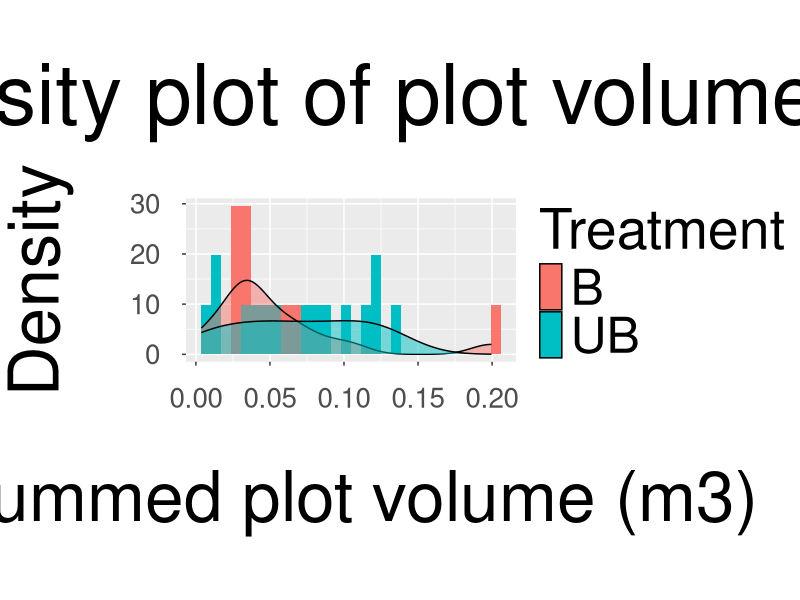
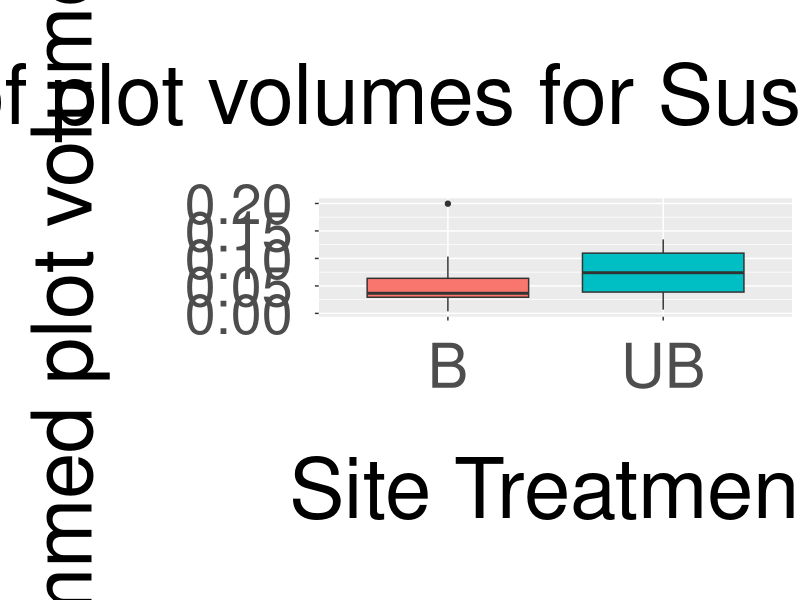
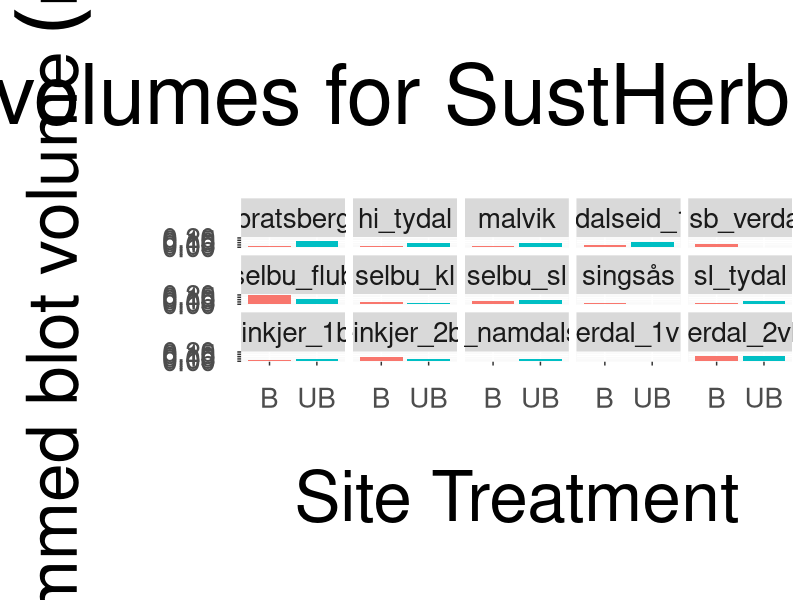

These figures' R source, in order: (Note: this script raises an error after producing the figures.)
##Script to process annual tree data from SUSTHERB sites


##PACKAGES ----------------------------------------------------------------------------------------

        #Packages for data processing + visualization
        library(dplyr)
        library(tidyr)
        library(ggplot2)

###END PACKAGES ----------------------------------------------------------------------------------------




#\\\\\\\\\\\\\\\\\\\\\\\\\\\\\\\\\\\\\\\\\\\\\\\\\\\\\\\\\\\\\\\\\\\\\\\\\\\\\\\\\\\\\\\\\\\\\\\\\\\\\\\\\\\\\\\




#INITIAL DATA IMPORT ----------------------------------------------------------------------------------------------

        #Import CSV to dataframe
        data <- read.csv('1_Albedo_Exclosures/Data/Tree_Data/sustherb_tree_data.csv', header = TRUE)

#END INITIAL DATA IMPORT --------------------------------------------------------------------------------



        
#\\\\\\\\\\\\\\\\\\\\\\\\\\\\\\\\\\\\\\\\\\\\\\\\\\\\\\\\\\\\\\\\\\\\\\\\\\\\\\\\\\\\\\\\\\\\\\\\\\\\\\\\\\\\\\\



        
#DATA FILTERING ----------------------------------------------------------------------------------------------

        #Summary: 
        ##  The code below filters data to that is from Trøndelag, the year 2016, and trees under 6m in height.
        ##  This is done since 2016 is the only year with 'Diameter at Ground Level' (DGL) measurements for all trees
        ##  Additionally, Trøndelag is the only region with these complete measurements
        ##  Also, there is not an allometric equation for Juniperus communis (or other shrubs) available
        ##  Finally, as in Kolstad et al. (2017), trees over 6m in 2016 are likely leftover from forestry operations - thus they
        ##  are excluded.
        
        #Filter to 'Trøndelag' region only
        ##NOTE: This reduces the number of study sites (LocalityName) to 15 (w/ 30 total plots)
        trondelag <- data[data$Region == 'Trøndelag',]
        
        #Format date column properly (to R date format)
        trondelag$X_Date <- as.Date(as.character(trondelag$X_Date), format = "%m/%d/%y")
        
        #Format LocalityName and LocalityCode as factors
        trondelag$LocalityCode <- as.factor(trondelag$LocalityCode)
        trondelag$LocalityName <- as.factor(trondelag$LocalityName)
        
        #LocalityName to lowercase
        trondelag$LocalityName <- tolower(trondelag$LocalityName)
        
        #Filter to data from year 2016 only 
        t2016 <- trondelag[trondelag$X_Date >= "2016-01-01" & trondelag$X_Date <= "2016-12-31",]
        
        #Remove rows that are missing diameter-at-base data (3 total)
        removed <- t2016[is.na(t2016$Diameter_at_base_mm), ]
        t2016 <- t2016[! is.na(t2016$Diameter_at_base_mm), ]
        
        #Convert LocalityCode, Treatment, & Plot to character
        #t2016$LocalityCode <- as.character(t2016$LocalityCode)
        #t2016$Treatment <- as.character(t2016$Treatment)
        #t2016$Plot <- as.character(t2016$Plot)
        
        #Exclude trees > 6m (600cm)
        t2016 <- t2016[t2016$Height_cm <= 600,]
        
        #Check on Juniperus communis distribution between treatments - does one treatment have much more than the other?
        table(t2016$Taxa, t2016$Treatment)
        
                #Mostly in browsed plots - may confound results. How should I handle this?
        
        
        #Add blank columns to hold tree volume estimates
                
                #Volume
                t2016$Volume_m3 <- as.numeric(c(''))
                
                #Biomass
                t2016$Biomass_g <- as.numeric(c(''))

        
#END DATA FILTERING --------------------------------------------------------------------------------



        
#\\\\\\\\\\\\\\\\\\\\\\\\\\\\\\\\\\\\\\\\\\\\\\\\\\\\\\\\\\\\\\\\\\\\\\\\\\\\\\\\\\\\\\\\\\\\\\\\\\\\\\\\\\\\\\\



        
#CALCULATE VOLUME & BIOMASS ESTIMATES FOR EACH TREE ---------------------------------------------------
  
        #SPECIFIC WOOD DENSITIES TO CONVERT BIOMASS TO VOLUME
        ##Note: These are average wood densities for spruce, pine, and birch - provided by Repola (2006)
        
                #This will likely be a major source of error - according to Repola (2006), density varies widely vertically
        
                #Spruce density (kg/m3 converted to g/cm3)
                s_density <- 385.3 / 1000
                
                #Pine density (kg/m3 converted to g/cm3)
                p_density <- 412.6 / 1000
                
                #Birch density (kg/m3 converted to g/cm3)
                b_density <- 475 / 1000
        
        #Loop through each row of the dataframe (2016, Trøndelag, <6m height) and produce a volume estimate
        for(row in 1:nrow(t2016)){
                
                #IDENTIFY SPECIES + HEIGHT
                
                        #Get tree species
                        species <- as.character(t2016[row, "Taxa"])

                        #Get 'Diameter at Ground Level' (mm)
                        dgl <- as.numeric(t2016[row, "Diameter_at_base_mm"])
        
                        #Get height (cm)
                        height <- as.numeric(t2016[row, "Height_cm"])

                #CALCULATE BIOMASS FOR EACH TREE USING SUSTHERB ALLOMETRIC EQUATIONS
                
                        #Betula pubescens model (Birch)
                        if( species == "Betula pubescens (Bjørk)" || species == "Betula pendula (Lavlandbjørk)" || species == "Salix caprea (Selje)" ){
                                
                                #Biomass (g)
                                biomass <- (0.078843)*(dgl^2) + (0.009197)*(height^2)
                                
                                #Volume (cm3 converted to m3)
                                volume <- (biomass / b_density) / 1e06
                                
                        }
                        
                        #Picea abies model (Spruce)
                        else if( species == "Picea abies (Gran)" || species == "Juniperus communis (Einer)"){
                                
                                #Biomass (g)
                                biomass <- (0.020293)*(height^2) + (0.006092)*(dgl^3)
                                
                                #Volume (cm3 converted to m3)
                                volume <- (biomass / s_density) / 1e06
                                
                        }
                        
                        #Pinus sylvestris model (Pine)
                        else if( species == "Pinus sylvestris (Furu)" ){
                                
                                #Biomass (g)
                                biomass <- (0.325839)*(dgl^2) + (0.0007434)*(dgl^3)
                                
                                #Volume (cm3 converted to m3)
                                volume <- (biomass / p_density) / 1e06
                                
                        }
                        
                        #Sorbus aucuparia model (Rowan)
                        else if( species == "Sorbus aucuparia (Rogn)" ){
                                
                                #Treatment
                                treatment <- as.character(t2016[row, "Treatment"])
                                
                                #Browsed Model
                                if( treatment == "B" ){
                                        
                                        #Biomass (g)
                                        biomass <- (0.006664)*(height^2) + (0.082983)*(dgl^2)
                                        
                                }
                                
                                #Unbrowsed Model
                                if( treatment == "UB" ){
                                        
                                        #Biomass (g)
                                        biomass <- (0.0053962)*(height^2)
                                        
                                }
                                
                                #Volume (cm3 converted to m3)
                                #Using birch average specific wood density from Repola (2006)
                                volume <- (biomass / b_density) / 1e06
                                
                        }
                        
                        #Add calculated biomass to 'Biomass' column
                        t2016[row, "Biomass_g"] <- biomass
                        
                        #Add calculated volume to 'Volume' column
                        t2016[row, "Volume_m3"] <- volume
                        
                                
                
        }
        
        #Ensure that 'Volume' & 'Biomass' columns are numeric
        t2016$Volume_m3 <- as.numeric(t2016$Volume_m3)
        t2016$Biomass_g <- as.numeric(t2016$Biomass_g)
        
#END CALCULATE VOLUME & BIOMASS ESTIMATES FOR EACH TREE --------------------------------------------------------
        
        
        
        
#\\\\\\\\\\\\\\\\\\\\\\\\\\\\\\\\\\\\\\\\\\\\\\\\\\\\\\\\\\\\\\\\\\\\\\\\\\\\\\\\\\\\\\\\\\\\\\\\\\\\\\\\\\\\\\\
        
        
        
        
#CALCULATE TOTAL VOLUME FOR EACH SUBPLOT -------------------------------------------------------------------------

        #NOTE: 'NH' subplot for 'UB' treatment at '1NSUB' had no observations (this is why subplot_sums has 119 rows instead of 120)
        
        #Sum all subplots together to produce a plot-level estimate of volume
        subplot_sums <- aggregate(t2016$Volume_m3, by = list(LocalityName = t2016$LocalityName, LocalityCode= t2016$LocalityCode, Treatment = t2016$Treatment), FUN = sum)
        names(subplot_sums)[4] <- "Volume_m3"
        
#END CALCULATE TOTAL VOLUME FOR EACH SUBPLOT -------------------------------------------------------------------------
        
        
        
        
#\\\\\\\\\\\\\\\\\\\\\\\\\\\\\\\\\\\\\\\\\\\\\\\\\\\\\\\\\\\\\\\\\\\\\\\\\\\\\\\\\\\\\\\\\\\\\\\\\\\\\\\\\\\\\\\
        
        
        
        
#DATA VISUALIZATION ------------------------------------------------------------------------------------------
        
        #Make sure data has correct class
        subplot_sums$Volume_m3 <- as.numeric(subplot_sums$Volume_m3)
        subplot_sums$Treatment <- as.factor(subplot_sums$Treatment)
        
        
        #Boxplot to visualize difference in volume by treatment
        vol_plot <- ggplot(data = subplot_sums, aes(x = Treatment, y = Volume_m3, fill = Treatment)) +
                geom_boxplot() +
                ggtitle("Range of plot volumes for SustHerb study sites") +
                labs(x = "Site Treatment", y = bquote("Summed plot volume"~(m^3))) +
                theme(plot.title = element_text(hjust = 0.5, size = 60, margin = margin(t = 40, b = 40)),
                      legend.position = "none",
                      axis.text.x = element_text(size = 44, margin = margin(t=16)),
                      axis.text.y = element_text(size = 40, margin = margin(r=16)),
                      axis.title.x = element_text(size = 60, margin = margin(t=40, b = 40)),
                      axis.title.y = element_text(size = 60, margin = margin(r=40)))
        
        #Faceted bar plot - total plot volume for each study site, w/ comparison between treatments
        vol_plot_faceted <- ggplot(data = subplot_sums, aes(x = Treatment, y = Volume_m3, fill = Treatment)) +
                geom_bar(position="dodge", stat="identity") +
                facet_wrap(~ LocalityName, ncol = 5) +
                ggtitle("Plot volumes for SustHerb study sites") +
                labs(x = "Site Treatment", y = bquote("Summed blot volume"~(m^3))) +
                theme(plot.title = element_text(hjust = 0.5, size = 60, margin = margin(t = 40, b = 40)),
                      legend.position = "none",
                      axis.text.x = element_text(size = 20, margin = margin(t=16)),
                      axis.text.y = element_text(size = 20, margin = margin(r=16)),
                      axis.title.x = element_text(size = 50, margin = margin(t=40, b = 40)),
                      axis.title.y = element_text(size = 50, margin = margin(r=40)),
                      strip.text.x = element_text(size = 20))
        
        #Histogram of volume by treatment
        vol_hist <- ggplot(data = subplot_sums, aes(x = Volume_m3, fill = Treatment, group = Treatment)) +
                geom_histogram(aes(y=..density..), bins = 30, alpha=1, position="identity") +
                geom_density(alpha= 0.5) +
                ggtitle("Density plot of plot volumes") +
                labs(x = "Summed plot volume (m3)", y = "Density") +
                theme(plot.title = element_text(hjust = 0.5, size = 60, margin = margin(t = 40, b = 40)),
                      legend.title = element_text(size = 40),
                      legend.text = element_text(size = 36),
                      axis.text.x = element_text(size = 20, margin = margin(t=16)),
                      axis.text.y = element_text(size = 20, margin = margin(r=16)),
                      axis.title.x = element_text(size = 50, margin = margin(t=40, b = 40)),
                      axis.title.y = element_text(size = 50, margin = margin(r=40)),
                      strip.text.x = element_text(size = 20))

        
#END DATA VISUALIZATION ----------------------------------------------------------------------------------------------
        
        
        
        
#\\\\\\\\\\\\\\\\\\\\\\\\\\\\\\\\\\\\\\\\\\\\\\\\\\\\\\\\\\\\\\\\\\\\\\\\\\\\\\\\\\\\\\\\\\\\\\\\\\\\\\\\\\\\\\\
        
        
        
        
#WRITE OUTPUT --------------------------------------------------------------------------------------------------------

        #Write CSV of SUBPLOT volumes to output folder
        write.csv(subplot_sums, file = '1_Albedo_Exclosures/Approach_1/Output/Tree_Volumes/tree_volumes_approach_1.csv', row.names = TRUE)

        #Export volume boxplot as PNG
        png(filename = "1_Albedo_Exclosures/Approach_1/Output/Tree_Volumes/plot_volumes_approach_1.png",
            width = 2000,
            height = 2000,
            bg = "white")
        vol_plot
        dev.off()
        
        #Export faceted volume barplot as PNG
        png(filename = "1_Albedo_Exclosures/Approach_1/Output/Tree_Volumes/plot_volumes_faceted_approach_1.png",
            width = 2000,
            height = 3000,
            bg = "white")
        vol_plot_faceted
        dev.off()
        
        #Export density plot as PNG
        png(filename = "1_Albedo_Exclosures/Approach_1/Output/Tree_Volumes/plot_volumes_density_approach_1.png",
            width = 2000,
            height = 2000,
            bg = "white")
        vol_hist
        dev.off()
        
#END WRITE OUTPUT --------------------------------------------------------------------------------------------------------